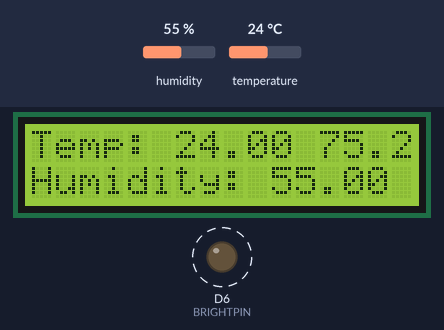
The sketch below on a simulated ESP8266 (NodeMCU). On the bench: 16×2 character LCD, output pins drawn as LEDs (lit = HIGH). Dashed ring = blinking. Inputs (shaded band) come from the test bench; at power-on: humidity 55 %, temperature 24 °C. What the sketch prints to the serial monitor is not drawn.

Above: at 1.2 s.
1.3 s: humidity set to 22 %
At 4.0 s:
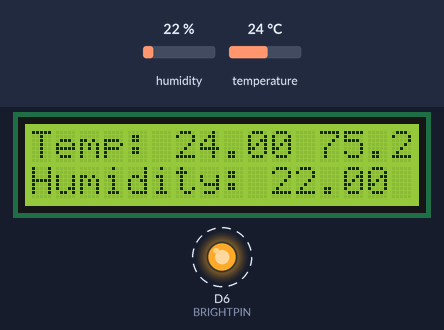
4.1 s: temperature set to 12 °C
At 5.0 s:
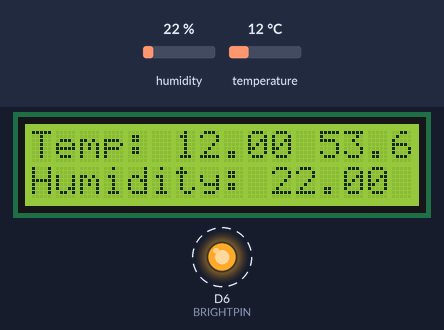
6.9 s: humidity set to 40 %
At 9.4 s:
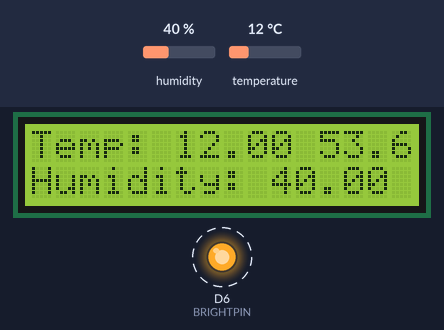
9.9 s: temperature set to 19 °C
At 11.4 s:
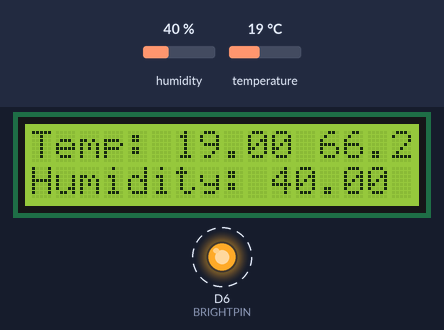
Timing chart, 0 to 13.7 s (numbered marks = the images above; inputs shaded):
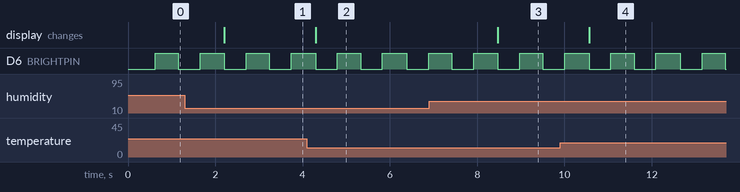

Measured:
- after the input at 1.3 s, the display: changes after 0.91 s (image 1)
- after the input at 4.1 s, the display: changes after 0.20 s (image 2)
- after the input at 6.9 s, the display: changes after 1.6 s (image 3)
- after the input at 9.9 s, the display: changes after 0.66 s (image 4)
- by itself, D6 (BRIGHTPIN): alternates HIGH for 0.54 s and LOW for 0.50 s

The sketch:

main.ino
```cpp
/*
    โปรแกรม อ่านค่า ความชื้น อุณหภูมิ เป็นเซนเซียส และ ฟาเรนไฮส์ แสดงผลทางจอ console ทุกๆ 1000 ms
*/

#include "DHT.h"
#include "Wire.h"
#include "LiquidCrystal_I2C.h"

#define DHTPIN D4
#define DHTTYPE DHT11
#define BRIGHTPIN D6

LiquidCrystal_I2C lcd(0x27, 16, 2);
DHT dht(DHTPIN, DHTTYPE);

void setup()
{
    Serial.begin(115200);
    dht.begin();
    lcd.begin();
    lcd.backlight();
    pinMode(BRIGHTPIN, OUTPUT);
}

void loop()
{

    float c = dht.readTemperature();
    float f = dht.readTemperature(true);
    float h = dht.readHumidity();
    if (isnan(c) || isnan(f) || isnan(h))
    {
        Serial.println("Failed to read from sensor!");
        return;
    }
    else
    {
        lcd.setCursor(0, 0);
        lcd.print("Temp: ");
        lcd.setCursor(6, 0);
        lcd.print(c);
        lcd.setCursor(12, 0);
        lcd.print(f);
        lcd.setCursor(0, 1);
        lcd.print("Humidity: ");
        lcd.setCursor(10, 1);
        lcd.print(h);
        Serial.print("Temp: ");
        Serial.print(c);
        Serial.print(" C ");
        Serial.print("Temp: ");
        Serial.print(f);
        Serial.print(" F ");
        Serial.print("Humidity: ");
        Serial.print(h);
        Serial.println("");
        digitalWrite(BRIGHTPIN, LOW);
        delay(500);
        digitalWrite(BRIGHTPIN, HIGH);
        delay(500);
    }
}
```
